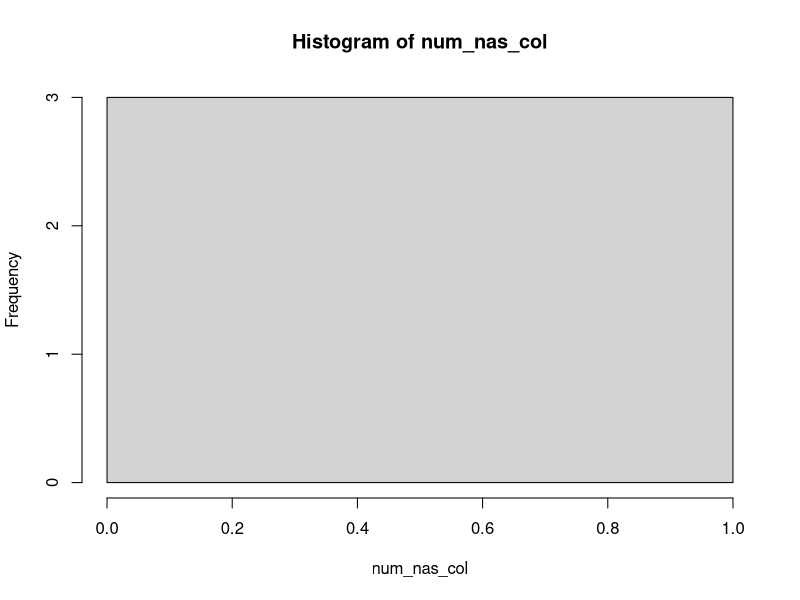

Reproduce this figure in R.

# Q6. Part b
  numnas<-function(x){
    sum_na<-0
    for (n in x){
      if(is.na(n)==T)
        sum_na=sum_na+1
    }
    return(sum_na)
  }
  
  #in_training_features<-read.csv("training_features.csv")
  in_training_features<-matrix(data=c("one",1,NA,3,"two",2,NA,4,"three",5,NA,7),nrow=4,ncol=3)
  num_nas_col=apply(in_training_features,2,numnas)
  
  # Iterarive Code
    # iter<-seq(1:ncol(B))
    # k=length(iter)
    # C = matrix(0,nrow=k, ncol=1)
    # 
    # for(count in iter){
    #   C[count,1]=numnas(B[,count])
    # }
  
  hist(num_nas_col)

#Q6 Part c
  feature.names<-names(in_training_features)
  for(feature.name in feature.names[-1]){
    dummy_name<-paste0("is.na.",feature.name)
    is.na.feature <-is.na(in_training_features[,feature.name])
    in_training_features[,dummy_name]<-as.integer(is.na.feature)
    in_training_features[is.na.feature,feature.name]<-median(in_training_features[,feature.name], na.rm=TRUE)
    
  }